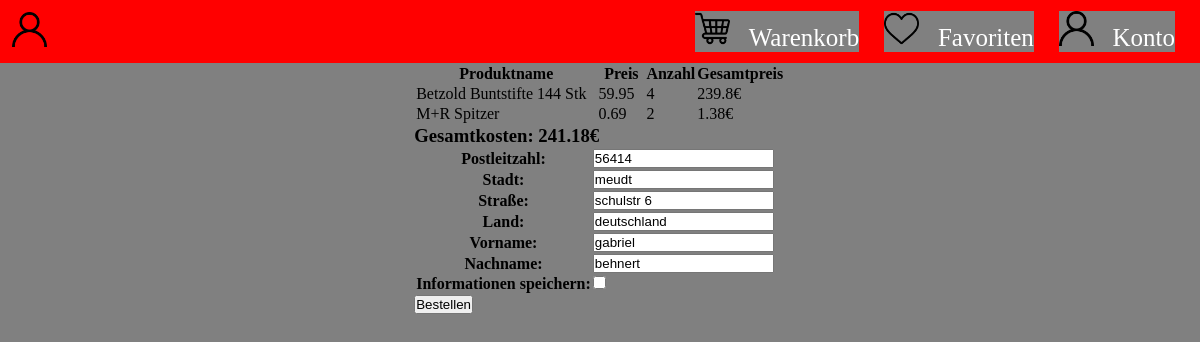
Screenshot of /order.php (signed in) with the database file from the repository.
### tables this page shows
CREATE TABLE `shoppingcart` (
  `id` int(11) NOT NULL,
  `userid` int(11) NOT NULL,
  `productid` int(11) NOT NULL,
  `amount` int(11) NOT NULL
);

CREATE TABLE `products` (
  `id` int(11) NOT NULL,
  `name` varchar(255) NOT NULL,
  `picture` varchar(255) NOT NULL,
  `description` varchar(255) NOT NULL,
  `roughcategory` varchar(255) NOT NULL,
  `category` varchar(255) NOT NULL,
  `price` float NOT NULL
);

CREATE TABLE `users` (
  `id` int(11) NOT NULL,
  `name` varchar(255) NOT NULL,
  `email` varchar(255) NOT NULL,
  `password` varchar(255) NOT NULL,
  `zipcode` varchar(255) NOT NULL,
  `city` varchar(255) NOT NULL,
  `street` varchar(255) NOT NULL,
  `country` varchar(255) NOT NULL,
  `firstname` varchar(255) NOT NULL,
  `lastname` varchar(255) NOT NULL
);

### order.php (the view, shortened to what this page needs)
<!DOCTYPE html>
<html lang="en">
<head>
    <link href="css/style.css" rel="stylesheet">
    <link href="css/order.css" rel="stylesheet">
</head>
<body>
    <nav>
        <div class="nav-left">
            <div>
                <a href="index.php">
                    <img class="logo" src="css/icons/user.png"></img>
                </a>
            </div>
        </div>
        <div class="nav-right">
            <div class="nav-cat">
                <div class="nav-cat-tile">
                    <a href="shoppingcart.php">
                        <img class="nav-icon" src="css/icons/shopping-cart.png"></img>
                        Warenkorb
                    </a>
                </div>
                <div class="nav-cat-tile">
                    <a href="favorites.php">
                        <img class="nav-icon" src="css/icons/heart.png"></img>
                        Favoriten
                    </a>
                </div>
                <div class="nav-cat-tile">
                    <a href="login.php">
                        <img class="nav-icon" src="css/icons/user.png"></img>
                        Konto
                    </a>
                </div>
            </div>
        </div>
    </nav>
    <main>
        <div class='order'>
            <div class="products">
                <table class='producttable'>
                    <tr>
                        <th>Produktname</th>
                        <th>Preis</th>
                        <th>Anzahl</th>
                        <th>Gesamtpreis</th>
                    </tr>
                <?php
                    include 'db.php';
                    $totalCost = 0;
                    $abfrage = "SELECT * FROM shoppingcart WHERE userid = $_SESSION[userid]";
                    foreach (mysqli_query($con, $abfrage) as $res) {
                        $product = mysqli_fetch_assoc(mysqli_query($con, "SELECT * FROM products WHERE id = $res[productid]"));
                        $fullCost = $product['price'] * $res['amount'];
                        echo "
                            <tr>
                                <td>$product[name]</td>
                                <td>$product[price]</td>
                                <td>$res[amount]</td>
                                <td><span>$fullCost</span>€</td>
                            </tr>
                        ";
                        $totalCost += $fullCost;
                    }
                    echo "
                        </table>
                        <h3>Gesamtkosten: <span>$totalCost</span>€</h3>
                    ";
                ?>
            </div>
            <form method='POST' action=''>
                <?php
                    $abfrage = "SELECT zipcode, city, street, country, firstname, lastname FROM users WHERE id = $_SESSION[userid]";
                    $user = mysqli_fetch_assoc(mysqli_query($con, $abfrage));
                    echo "
                        <div class='userdata'>
                            <table>
                                <tr>
                                    <th>Postleitzahl:</th>
                                    <td><input type='text' name='zipcode' value='$user[zipcode]' required></td>
                                </tr>
                                <tr>
                                    <th>Stadt:</th>
                                    <td><input type='text' name='city' value='$user[city]' required></td>
                                </tr>
                                <tr>
                                    <th>Straße:</th>
                                    <td><input type='text' name='street' value='$user[street]' required></td>
                                </tr>
                                <tr>
                                    <th>Land:</th>
                                    <td><input type='text' name='country' value='$user[country]' required></td>
                                </tr>
                                <tr>
                                    <th>Vorname:</th>
                                    <td><input type='text' name='firstname' value='$user[firstname]' required></td>
                                </tr>
                                <tr>
                                    <th>Nachname:</th>
                                    <td><input type='text' name='lastname' value='$user[lastname]' required></td>
                                </tr>
                                <tr>
                                    <th>Informationen speichern:</th>
                                    <td><input type='checkbox' name='save_info'>
                                </tr>
                            </table>
                            <input type='submit' value='Bestellen' name='submit_order'>
                        </div>
                    ";
                ?>
            </form>
        </div>
    </main>
</body>
</html>

### css/style.css (style rules this page uses)
* { margin: 0; padding: 0; }
a { text-decoration: none; color: white; }
body { background-color: grey; }
.logo { width: 35px; height: 35px; }
nav { background-color: red; display: flex; align-items: center; justify-content: space-between; }
.nav-left { display: flex; padding: 0.75em; }
.nav-cat { display: flex; }
.nav-icon { margin-right: 0.5em; width: 35px; height: 35px; }
.nav-cat-tile { font-size: 25px; display: flex; justify-content: center; align-items: center; margin-right: 1em; background-color: gray; }

### css/order.css (style rules this page uses)
main { display: flex; justify-content: center; }
td { padding-right: 10px; }

### rows the page displays
shoppingcart: productid.name "Betzold Buntstifte 144 Stk", productid.price "59.95", amount "4", fullCost "239.8"
shoppingcart: productid.name "M+R Spitzer", productid.price "0.69", amount "2", fullCost "1.38"
users: zipcode "56414", city "meudt", street "schulstr 6", country "deutschland", firstname "gabriel", lastname "behnert"

### other values shown
$totalCost "241.18"
